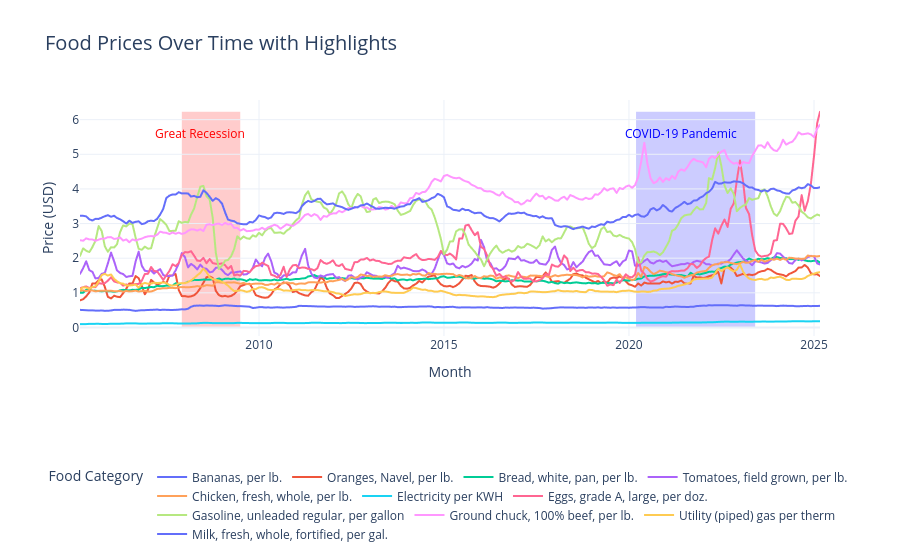

The code cell stored with this chart in its notebook:
### Markdown cell above
### Advanced Line Plot

### Code cell
fig = px.line(
    data_frame=melt_df, 
    x='Month', 
    y='price', 
    color='food', 
    title='Food Prices Over Time with Highlights',
    template='plotly_white'
)

# # Add a rectangle to highlight the Great Recession (2008-2009)
fig.add_shape(
    type="rect",
    x0="2007-12-01", x1="2009-06-30",
    y0=0, y1=melt_df['price'].max(),
    fillcolor="red",
    opacity=0.2,
    layer="below",
    line_width=0,
)

# # Add a rectangle to highlight the COVID-19 pandemic (2020-2023)
fig.add_shape(
    type="rect",
    x0="2020-03-11", x1="2023-05-31",
    y0=0, y1=melt_df['price'].max(),
    fillcolor="blue",
    opacity=0.2,
    layer="below",
    line_width=0,
)

# # Add annotations for the highlighted periods
fig.add_annotation(
    x="2008-06-01",
    y=melt_df['price'].max() * 0.9,
    text="Great Recession",
    showarrow=False,
    font=dict(color="red", size=12)
)

fig.add_annotation(
    x="2021-06-01",
    y=melt_df['price'].max() * 0.9,
    text="COVID-19 Pandemic",
    showarrow=False,
    font=dict(color="blue", size=12)
)

# # Customize the layout for better readability
fig.update_layout(
    title_font=dict(size=20),
    xaxis_title="Month",
    yaxis_title="Price (USD)",
    legend_title="Food Category",
    legend=dict(
        orientation="h",
        yanchor="bottom",
        y=-0.9,
        xanchor="center",
        x=0.5
    )
)

fig.show()

### Figure 1 — Plotly figure (JSON) as saved in the notebook; plotly's stock layout.template omitted (floating-point values rounded to 4 significant figures; data arrays with more than 128 entries replaced by an {"elided": "..."} marker saying what was removed)
{"data": [{"hovertemplate": "food=Bananas, per lb.<br>Month=%{x}<br>price=%{y}<extra></extra>", "legendgroup": "Bananas, per lb.", "line": {"color": "#636efa", "dash": "solid"}, "marker": {"symbol": "circle"}, "mode": "lines", "name": "Bananas, per lb.", "showlegend": true, "type": "scattergl", "x": {"elided": "241 str values"}, "xaxis": "x", "y": {"elided": "241 float values"}, "yaxis": "y"}, {"hovertemplate": "food=Oranges, Navel, per lb.<br>Month=%{x}<br>price=%{y}<extra></extra>", "legendgroup": "Oranges, Navel, per lb.", "line": {"color": "#EF553B", "dash": "solid"}, "marker": {"symbol": "circle"}, "mode": "lines", "name": "Oranges, Navel, per lb.", "showlegend": true, "type": "scattergl", "x": {"elided": "241 str values"}, "xaxis": "x", "y": {"elided": "241 float values"}, "yaxis": "y"}, {"hovertemplate": "food=Bread, white, pan, per lb.<br>Month=%{x}<br>price=%{y}<extra></extra>", "legendgroup": "Bread, white, pan, per lb.", "line": {"color": "#00cc96", "dash": "solid"}, "marker": {"symbol": "circle"}, "mode": "lines", "name": "Bread, white, pan, per lb.", "showlegend": true, "type": "scattergl", "x": {"elided": "241 str values"}, "xaxis": "x", "y": {"elided": "241 float values"}, "yaxis": "y"}, {"hovertemplate": "food=Tomatoes, field grown, per lb.<br>Month=%{x}<br>price=%{y}<extra></extra>", "legendgroup": "Tomatoes, field grown, per lb.", "line": {"color": "#ab63fa", "dash": "solid"}, "marker": {"symbol": "circle"}, "mode": "lines", "name": "Tomatoes, field grown, per lb.", "showlegend": true, "type": "scattergl", "x": {"elided": "241 str values"}, "xaxis": "x", "y": {"elided": "241 float values"}, "yaxis": "y"}, {"hovertemplate": "food=Chicken, fresh, whole, per lb.<br>Month=%{x}<br>price=%{y}<extra></extra>", "legendgroup": "Chicken, fresh, whole, per lb.", "line": {"color": "#FFA15A", "dash": "solid"}, "marker": {"symbol": "circle"}, "mode": "lines", "name": "Chicken, fresh, whole, per lb.", "showlegend": true, "type": "scattergl", "x": {"elided": "241 str values"}, "xaxis": "x", "y": {"elided": "241 float values"}, "yaxis": "y"}, {"hovertemplate": "food=Electricity per KWH<br>Month=%{x}<br>price=%{y}<extra></extra>", "legendgroup": "Electricity per KWH", "line": {"color": "#19d3f3", "dash": "solid"}, "marker": {"symbol": "circle"}, "mode": "lines", "name": "Electricity per KWH", "showlegend": true, "type": "scattergl", "x": {"elided": "241 str values"}, "xaxis": "x", "y": {"elided": "241 float values"}, "yaxis": "y"}, {"hovertemplate": "food=Eggs, grade A, large, per doz.<br>Month=%{x}<br>price=%{y}<extra></extra>", "legendgroup": "Eggs, grade A, large, per doz.", "line": {"color": "#FF6692", "dash": "solid"}, "marker": {"symbol": "circle"}, "mode": "lines", "name": "Eggs, grade A, large, per doz.", "showlegend": true, "type": "scattergl", "x": {"elided": "241 str values"}, "xaxis": "x", "y": {"elided": "241 float values"}, "yaxis": "y"}, {"hovertemplate": "food=Gasoline, unleaded regular, per gallon<br>Month=%{x}<br>price=%{y}<extra></extra>", "legendgroup": "Gasoline, unleaded regular, per gallon", "line": {"color": "#B6E880", "dash": "solid"}, "marker": {"symbol": "circle"}, "mode": "lines", "name": "Gasoline, unleaded regular, per gallon", "showlegend": true, "type": "scattergl", "x": {"elided": "241 str values"}, "xaxis": "x", "y": {"elided": "241 float values"}, "yaxis": "y"}, {"hovertemplate": "food=Ground chuck, 100% beef, per lb.<br>Month=%{x}<br>price=%{y}<extra></extra>", "legendgroup": "Ground chuck, 100% beef, per lb.", "line": {"color": "#FF97FF", "dash": "solid"}, "marker": {"symbol": "circle"}, "mode": "lines", "name": "Ground chuck, 100% beef, per lb.", "showlegend": true, "type": "scattergl", "x": {"elided": "241 str values"}, "xaxis": "x", "y": {"elided": "241 float values"}, "yaxis": "y"}, {"hovertemplate": "food=Utility (piped) gas per therm<br>Month=%{x}<br>price=%{y}<extra></extra>", "legendgroup": "Utility (piped) gas per therm", "line": {"color": "#FECB52", "dash": "solid"}, "marker": {"symbol": "circle"}, "mode": "lines", "name": "Utility (piped) gas per therm", "showlegend": true, "type": "scattergl", "x": {"elided": "241 str values"}, "xaxis": "x", "y": {"elided": "241 float values"}, "yaxis": "y"}, {"hovertemplate": "food=Milk, fresh, whole, fortified, per gal.<br>Month=%{x}<br>price=%{y}<extra></extra>", "legendgroup": "Milk, fresh, whole, fortified, per gal.", "line": {"color": "#636efa", "dash": "solid"}, "marker": {"symbol": "circle"}, "mode": "lines", "name": "Milk, fresh, whole, fortified, per gal.", "showlegend": true, "type": "scattergl", "x": {"elided": "241 str values"}, "xaxis": "x", "y": {"elided": "241 float values"}, "yaxis": "y"}], "layout": {"annotations": [{"font": {"color": "red", "size": 12}, "showarrow": false, "text": "Great Recession", "x": "2008-06-01", "y": 5.604}, {"font": {"color": "blue", "size": 12}, "showarrow": false, "text": "COVID-19 Pandemic", "x": "2021-06-01", "y": 5.604}], "legend": {"orientation": "h", "title": {"text": "Food Category"}, "tracegroupgap": 0, "x": 0.5, "xanchor": "center", "y": -0.9, "yanchor": "bottom"}, "shapes": [{"fillcolor": "red", "layer": "below", "line": {"width": 0}, "opacity": 0.2, "type": "rect", "x0": "2007-12-01", "x1": "2009-06-30", "y0": 0, "y1": 6.227}, {"fillcolor": "blue", "layer": "below", "line": {"width": 0}, "opacity": 0.2, "type": "rect", "x0": "2020-03-11", "x1": "2023-05-31", "y0": 0, "y1": 6.227}], "title": {"font": {"size": 20}, "text": "Food Prices Over Time with Highlights"}, "xaxis": {"anchor": "y", "domain": [0, 1], "title": {"text": "Month"}}, "yaxis": {"anchor": "x", "domain": [0, 1], "title": {"text": "Price (USD)"}}}}
